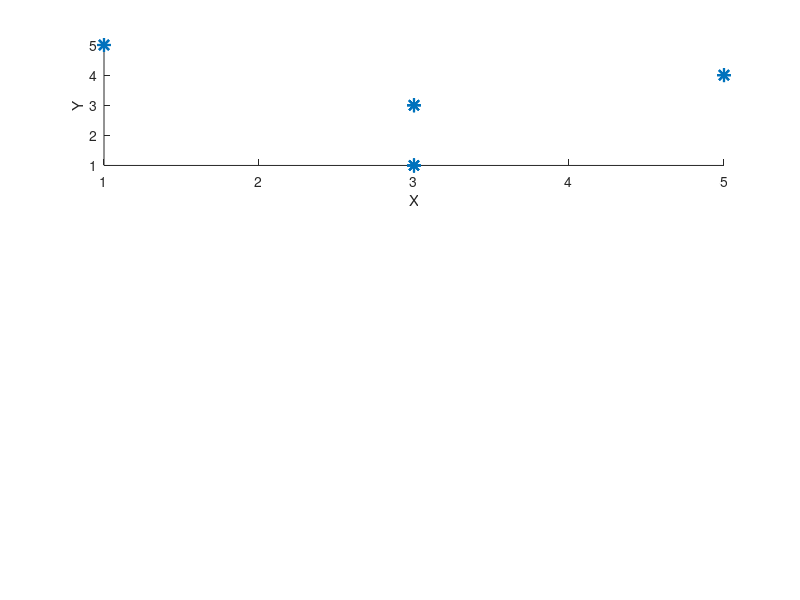

Reproduce this figure in MATLAB. (Note: this script raises an error after producing the figure.)
A = [	1 1 5 5;
		2 1 5 10;
		3 1 5 15;
		4 1 5 20;
		1 3 1 1;
		2 3 1 2;
		3 3 1 3;
		4 3 1 4;
		1 5 4 4;
		2 5 4 8;
		3 5 4 12;
		4 5 4 16;
		1 3 3 3;
		2 3 3 6;
		3 3 3 9;
		4 3 3 12;
		];
		
S1 = A([1 3 4 5 7 8 9 11 12 13 15 16],:);
T1 = A([2 6 10 14],:);

S2 = A([1 2 3 4 5 6 7 8 9 10 11 12],:);
T2 = A([13 14 15 16],:);



%{
for K = 1 : size(A,1)
  thisX = A(K,2);
  thisY = A(K,3);
  labelstr = sprintf('(%d,%d)', thisX, thisY);
  text(thisX, thisY, labelstr);
end
%}


figure

subplot(3,1,1);
hold on
xlabel('X') % x-axis label
ylabel('Y') % y-axis label
scatter(A(:,2),A(:,3),100,'red','*','LineWidth',1.5);

triA = delaunayTriangulation(A(:,2:3));
triplot(triA);
hold off;

subplot(3,1,2);
hold on;
xlabel('X') % x-axis label
ylabel('Y') % y-axis label
scatter(T1(:,2),T1(:,3),125,'black','d','LineWidth',1.5);
scatter(S1(:,2),S1(:,3),35,'red','d','LineWidth',1.5);

triS1 = delaunayTriangulation(S1(:,2:3));
triplot(triS1);
hold off;


subplot(3,1,3);
hold on;
xlabel('X') % x-axis label
ylabel('Y') % y-axis label
scatter(T2(:,2),T2(:,3),125,'black','d','LineWidth',1.5);
scatter(S2(:,2),S2(:,3),35,'red','d','LineWidth',1.5);

triS2 = delaunayTriangulation(S2(:,2:3));
triplot(triS2);
hold off;

